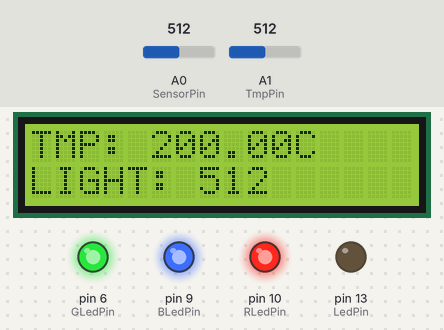
Simulated run of this sketch. Board: Arduino Uno, built with avr-gcc and run on an emulated ATmega328P. On the bench: 16×2 character LCD, output pins drawn as LEDs (lit = HIGH). The test bench sets the inputs (shaded band); at power-on: A0 (SensorPin) = 512, A1 (TmpPin) = 512.

Above: at 6.2 s.
6.3 s: A0 (SensorPin) set to 716
At 7.7 s:
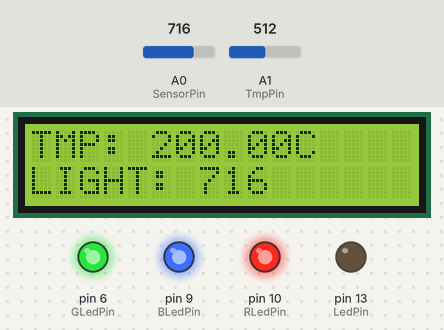
8.0 s: A1 (TmpPin) set to 716
At 8.6 s:
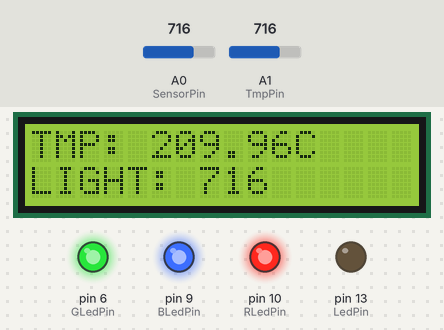
9.6 s: A0 (SensorPin) set to 900
At 10.4 s:
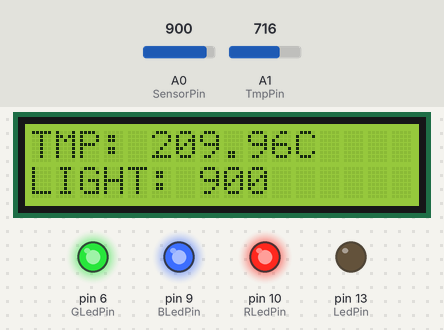
11.1 s: A0 (SensorPin) set to 108
At 12.2 s:
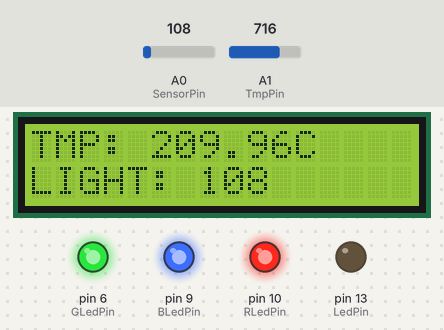
12.6 s: A0 (SensorPin) set to 89
At 13.8 s:
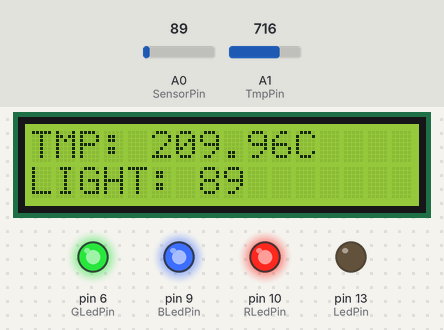
14.1 s: A1 (TmpPin) set to 900
At 14.7 s:
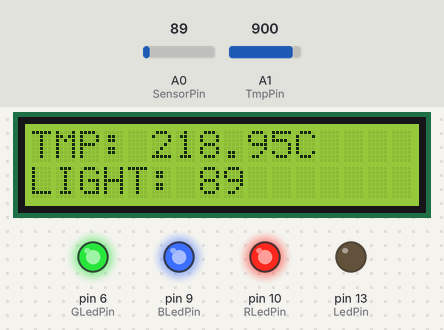
Timing chart, 0 to 16.6 s (numbered marks = the images above; inputs shaded):
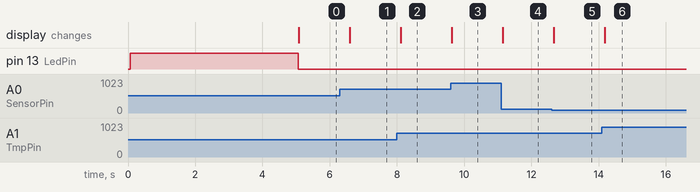

Measured:
- after the input at 6.3 s, the display: changes after 0.29 s (image 1)
- after the input at 8.0 s, the display: changes after 0.11 s (image 2)
- after the input at 9.6 s, the display: changes at once (image 3)
- after the input at 11.1 s, the display: changes after 0.05 s (image 4)
- after the input at 12.6 s, the display: changes after 0.07 s (image 5)
- after the input at 14.1 s, the display: changes after 0.09 s (image 6)

The sketch:

lcd.ino
```cpp
#include <LiquidCrystal.h>

// initialize the library with the numbers of the interface pins
LiquidCrystal lcd(12, 11, 5, 4, 3, 2);


const int LedPin = 13;
const int SensorPin = A0;
const int TmpPin = A1;

const int RLedPin = 10;
const int BLedPin = 9;
const int GLedPin = 6;

const int BUFFER_SIZE = 10;
float buffer[BUFFER_SIZE];
int bufferIndex;
float totalTmp;


void bufferReset()
{
  bufferIndex = 0;
  totalTmp = 0.0;

  for(int i = 0; i < BUFFER_SIZE; ++i)
  {
    buffer[i] = 0.0;
  }
}


void bufferWrite(const float value)
{
  bufferIndex++;

  if(bufferIndex < BUFFER_SIZE)
  {
    buffer[bufferIndex] = value;
    totalTmp += value;
  }
  else
  {
    for(int i = 1; i < (BUFFER_SIZE - 1); ++i)
    {
      buffer[i - 1] = buffer[i];
    }
    bufferIndex = BUFFER_SIZE - 1;
    buffer[bufferIndex] = value;

    totalTmp = 0.0;
    for(int i = 0; i < BUFFER_SIZE; ++i)
    {
      totalTmp += buffer[i];
    }
  }
}


//converting from 10 mv per degree wit 500 mV offset,   //to degrees ((voltage - 500mV) times 100)
float getTemperature(const int reading)
{
  float voltage = (reading / 1024.0) * 5.0;
  float temperatureC = (voltage - 0.5) * 100 ;
  return temperatureC;
}


void setup()
{
  pinMode(SensorPin, INPUT);
  pinMode(TmpPin, INPUT);
  pinMode(LedPin, OUTPUT);
  pinMode(RLedPin, OUTPUT);
  pinMode(GLedPin, OUTPUT);
  pinMode(BLedPin, OUTPUT);
  bufferReset();

  // number of columns and rows on the LCD
  lcd.begin(16, 2);
  lcd.setCursor(0, 0);
  lcd.clear();
  lcd.print("LOADING...");
  digitalWrite(LedPin, HIGH);
  for(int i = 0; i < BUFFER_SIZE; ++i)
  {
    int reading = analogRead(TmpPin);
    float tmp = getTemperature(reading);
    bufferWrite(tmp);
    delay(500);
  }
  digitalWrite(LedPin, LOW);

  digitalWrite(RLedPin, HIGH);
  digitalWrite(GLedPin, HIGH);
  digitalWrite(BLedPin, HIGH);
}


void loop()
{
  int light = analogRead(SensorPin);
  int reading = analogRead(TmpPin);
  float tmp = getTemperature(reading);
  bufferWrite(tmp);
  float avg = totalTmp / (float)BUFFER_SIZE;

  lcd.clear();
  lcd.setCursor(0, 0);
  lcd.print("TMP: ");
  lcd.print(avg);
  lcd.print("C");
  lcd.setCursor(0, 1);
  lcd.print("LIGHT: ");
  lcd.print(light);
  delay(500);
}
```
